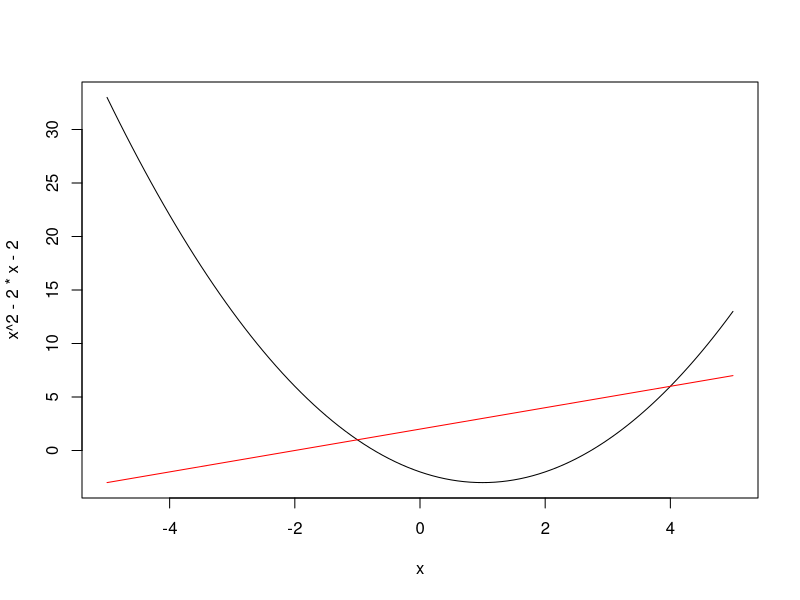

Recreate this plot in R.
## ---- chunk 1
findArea <- function(x)
  {
  2*x-9
}

integrate(findArea, lower = 4.5, upper = 8.5)
## ---- chunk 2
curve(x^2 - 2*x - 2, -5, 5)
curve(x + 2, -5, 5, add=T, col="red")
## ---- chunk 3
((3/2)*4^2 +4*4 -(1/3)*4^3) - ((3/2)*(-1)^2 +4*(-1) -(1/3)*(-1)^3)
## ---- chunk 4
findArea <- function(x)
  {
  -x^{2}+3*x+4
  }


## integrate the function from 0 to infinity
integrate(findArea, lower = -1, upper = 4)
